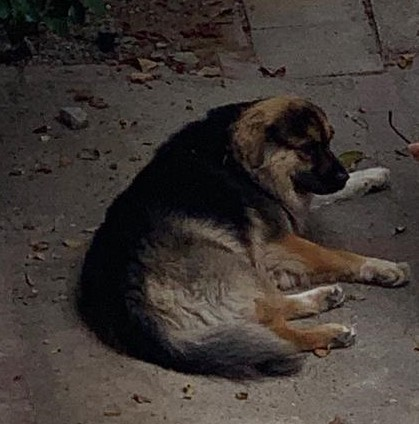
#> input picture Core Ideas/Code/Thresholding/dog_new.jpg, 419 x 424 px
$ python thresholding_adaptive.py
#> lines starting #> are read from the running program, lines starting #| are printed output that depends on the picture; after the words box and inside, x2 and y2 are one past the last pixel; in counts of white or black regions, pixels touching at a corner belong together
import cv2

grayscale = cv2.imread("dog_new.jpg", 0)
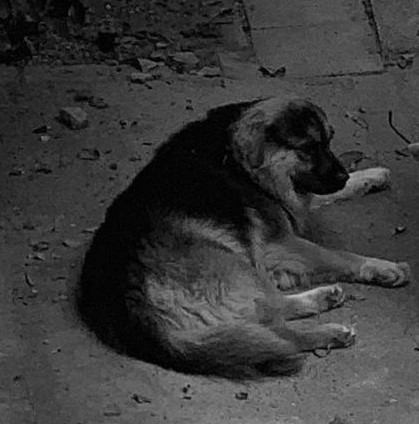
#> grayscale: shape (424, 419); min 0, max 197, mean 57.5

#Let's use the mean of a window to calculate thresholds for an image
#We will set every pixel greater than the mean in the window to 255
#The window size is 11x11, and 2 is subtracted from the calculated mean for each window

mean_threshold = cv2.adaptiveThreshold(grayscale, 255, cv2.ADAPTIVE_THRESH_MEAN_C,
	cv2.THRESH_BINARY, 11, 2)
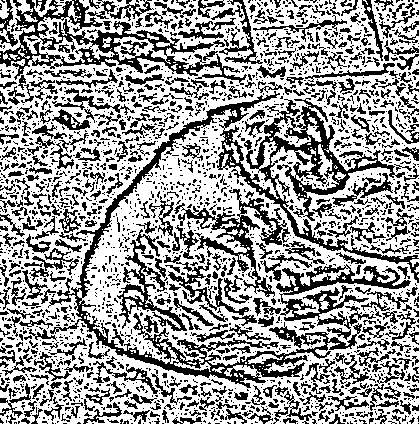
#> mean_threshold: shape (424, 419); 61.3% white; 2244 black regions (1722 under 20 px), largest, box (x1, y1, x2, y2) and area: (48, 91, 419, 388) 12948, (0, 0, 247, 85) 4896, (276, 264, 411, 340) 2780
cv2.imshow("Mean Threshold", mean_threshold)

#Instead of using mean thresholding, we are using Gaussian-weighted sums
#In this case, the pixels closer to the center of the window will have a higher weight

gaussian_threshold = cv2.adaptiveThreshold(grayscale, 255, cv2.ADAPTIVE_THRESH_GAUSSIAN_C,
	cv2.THRESH_BINARY, 11, 2)
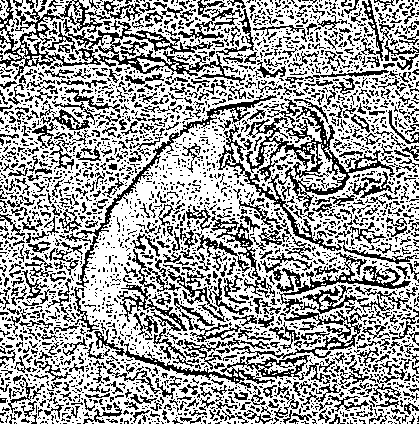
#> gaussian_threshold: shape (424, 419); 63.5% white; black in thin lines or dots
cv2.imshow("Gaussian Threshold", gaussian_threshold)

cv2.waitKey(0)
cv2.destroyAllWindows()
